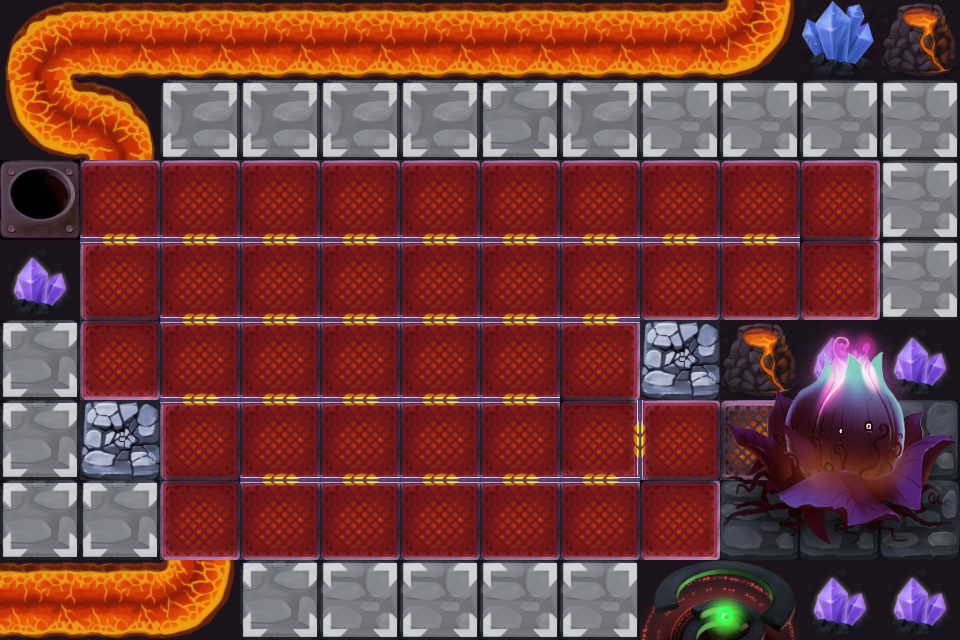

Tiled map render using the project's own tile images. Description and the map definition, with tile-layer contents summarised, below:
An orthogonal 12x8 tile map with 80x80 px tiles, 7 tile layers (BACKGROUND1, BACKGROUND2, BACKGROUND3, SEEDLAYER, ...), 6 tilesets and 14 objects (WayPoint00, WayPoint01, WayPoint02, WayPoint03, WayPoint04, ...).

<map version="1.0" orientation="orthogonal" width="12" height="8" tilewidth="80" tileheight="80">
 <tileset firstgid="1" name="build" tilewidth="80" tileheight="80">
  <image source="build.png" width="80" height="80" />
  <tile id="0">
   <properties>
    <property name="buildable" value="1" />
   </properties>
  </tile>
 </tileset>
 <tileset firstgid="2" name="road" tilewidth="80" tileheight="80">
  <image source="road.png" width="80" height="80" />
  <tile id="0">
   <properties>
    <property name="skillable" value="1" />
   </properties>
  </tile>
 </tileset>
 <tileset firstgid="3" name="rebuild_4" tilewidth="80" tileheight="80">
  <image source="rebuild_4.png" width="400" height="160" />
  <tile id="0">
   <properties>
    <property name="rebuildable" value="31" />
   </properties>
  </tile>
  <tile id="1">
   <properties>
    <property name="rebuildable" value="32" />
   </properties>
  </tile>
  <tile id="2">
   <properties>
    <property name="rebuildable" value="33" />
   </properties>
  </tile>
  <tile id="3">
   <properties>
    <property name="rebuildable" value="34" />
   </properties>
  </tile>
  <tile id="4">
   <properties>
    <property name="rebuildable" value="35" />
   </properties>
  </tile>
  <tile id="5">
   <properties>
    <property name="rebuildable" value="36" />
   </properties>
  </tile>
  <tile id="6">
   <properties>
    <property name="rebuildable" value="37" />
   </properties>
  </tile>
  <tile id="7">
   <properties>
    <property name="rebuildable" value="38" />
   </properties>
  </tile>
  <tile id="8">
   <properties>
    <property name="rebuildable" value="39" />
   </properties>
  </tile>
  <tile id="9">
   <properties>
    <property name="rebuildable" value="40" />
   </properties>
  </tile>
 </tileset>
 <tileset firstgid="13" name="41" tilewidth="80" tileheight="80">
  <image source="41.png" width="480" height="480" />
 </tileset>
 <tileset firstgid="49" name="42" tilewidth="80" tileheight="80">
  <image source="42.png" width="240" height="240" />
 </tileset>
 <tileset firstgid="58" name="4geduan" tilewidth="80" tileheight="80">
  <image source="4geduan.png" width="160" height="240" />
 </tileset>
 <layer name="BACKGROUND1" width="12" height="8">
  <data>[96 cells, 96 non-empty, 20 distinct tile ids]</data>
 </layer>
 <layer name="BACKGROUND2" width="12" height="8">
  <data>[96 cells, 30 non-empty, 4 distinct tile ids]</data>
 </layer>
 <layer name="BACKGROUND3" width="12" height="8">
  <data>[96 cells, 22 non-empty, 2 distinct tile ids]</data>
 </layer>
 <layer name="SEEDLAYER" width="12" height="8">
  <data>[96 cells, 9 non-empty, 9 distinct tile ids]</data>
 </layer>
 <layer name="Meta" width="12" height="8">
  <data>[96 cells, 23 non-empty, 1 distinct tile ids]</data>
 </layer>
 <layer name="Towerface" width="12" height="8">
  <data>[96 cells, 41 non-empty, 1 distinct tile ids]</data>
 </layer>
 <layer name="Rebuild" width="12" height="8">
  <data>[96 cells, 2 non-empty, 1 distinct tile ids]</data>
 </layer>
 <objectgroup name="Objects" width="12" height="8">
  <object name="WayPoint00" x="40" y="200" />
  <object name="WayPoint01" x="840" y="200" />
  <object name="WayPoint02" x="840" y="280" />
  <object name="WayPoint03" x="120" y="280" />
  <object name="WayPoint04" x="120" y="360" />
  <object name="WayPoint05" x="600" y="360" />
  <object name="WayPoint06" x="600" y="440" />
  <object name="WayPoint07" x="200" y="440" />
  <object name="WayPoint08" x="200" y="520" />
  <object name="WayPoint09" x="680" y="520" />
  <object name="WayPoint10" x="680" y="440" />
  <object name="WayPoint11" x="760" y="440" />
  <object name="SeedsPos" x="920" y="360" />
  <object name="RapidSoliderPos" x="40" y="120" />
 </objectgroup>
</map>
